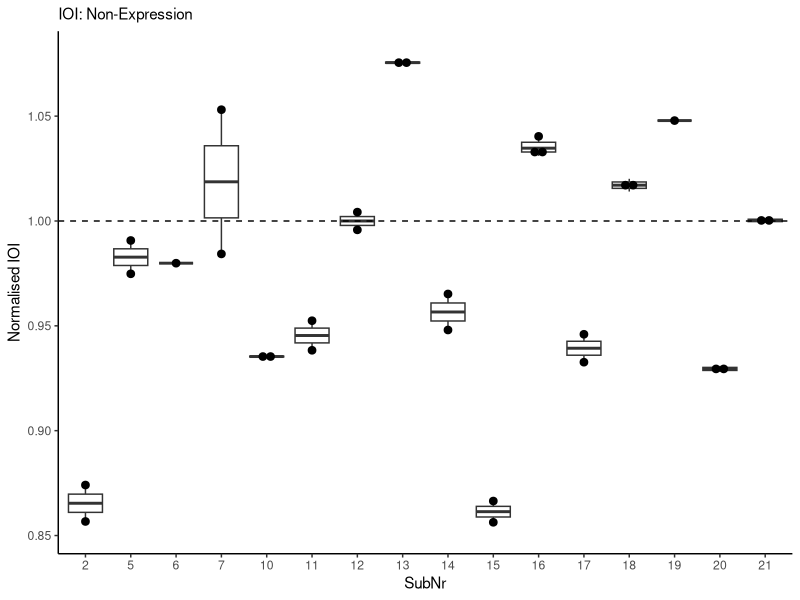
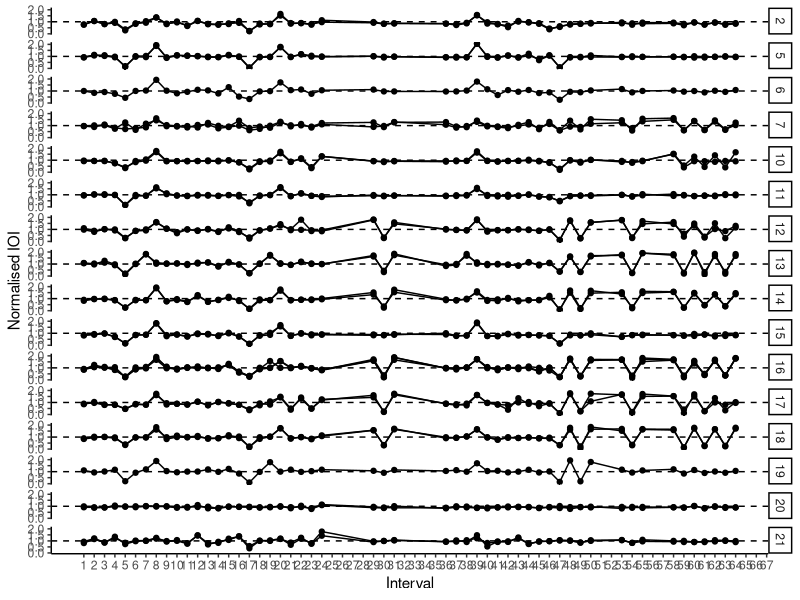
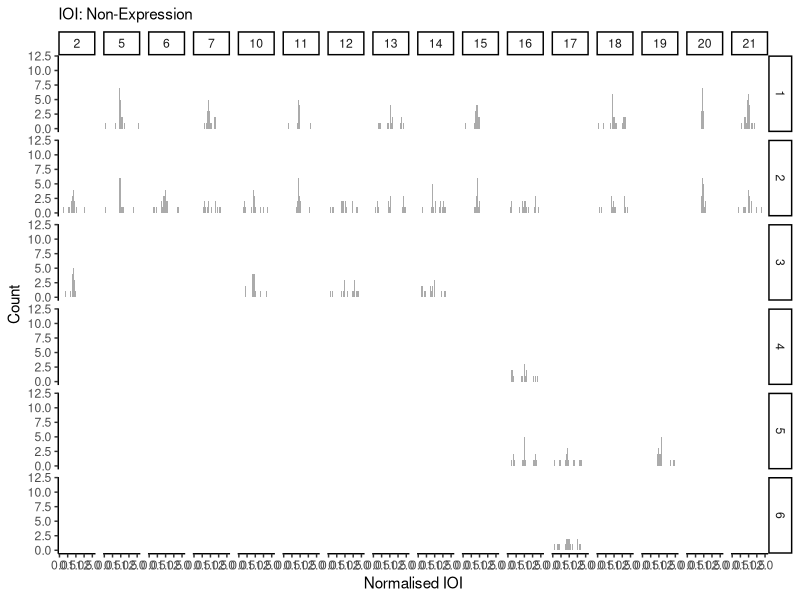
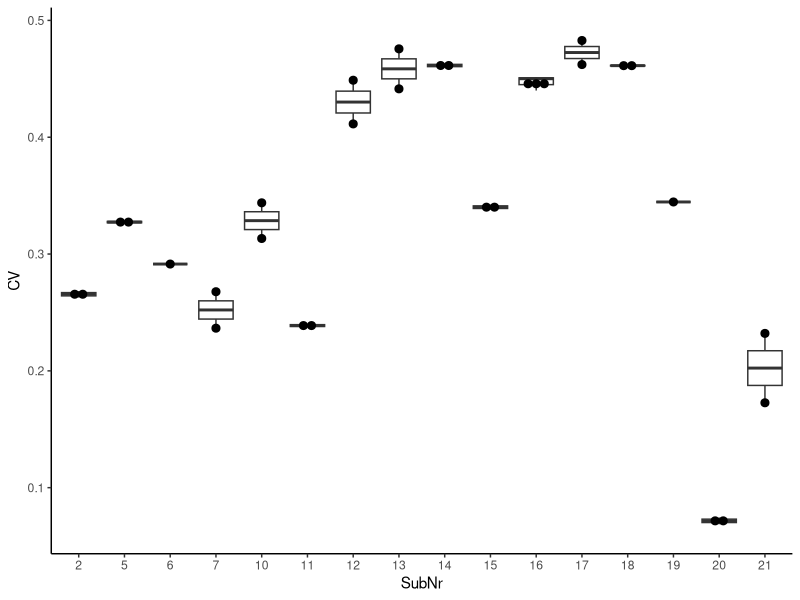

The R source for these figures, in order:
## ---- chunk 1
# packages
# data manipulation
if (!require("data.table")) {install.packages("data.table"); require("data.table")}
# plot
if (!require("ggplot2")) {install.packages("ggplot2"); require("ggplot2")}

# ggplots
theme_set(theme_classic())
theme_update(legend.position = "bottom")
## ---- chunk 2
dt_ioi <- fread("./preprocessor/filtered/data_offset.csv", header = T, sep = ",", dec = ".") # read a filtered csv

# SubNr as a factor
dt_ioi$SubNr <- as.factor(dt_ioi$SubNr)

# assign RowNr
dt_ioi$RowNr <- rep(1:72, nrow(dt_ioi)/72)
## ---- chunk 3
# calculate normIOIs
dt_ioi$IOI <- diff(c(0, dt_ioi$TimeStamp))

# convert bpm to ms
dt_ioi[Tempo == 120]$Tempo <- 250
dt_ioi[Tempo == 110]$Tempo <- 273
dt_ioi[Tempo == 100]$Tempo <- 300

# normalise IOIs
dt_ioi$normIOI <- dt_ioi$IOI/dt_ioi$Tempo

# remove the first note
dt_ioi <- dt_ioi[RowNr != 1]

# assign Interval
dt_ioi$Interval <- rep(1:71, nrow(dt_ioi)/71)

# remove irrelevant intervals
ls_irrelevant <- list(c(25:28), c(32:35), c(51:52), c(56:57), c(65:71))
dt_ioi$EighthNote <- "Yes"

for (phrase in 1:length(ls_irrelevant)){
  for (note in 1:length(ls_irrelevant[[phrase]])){
    dt_ioi[Interval == ls_irrelevant[[phrase]][note]]$EighthNote <- "No"
  }
}
## ---- chunk 4
# For each individual
ioi <- dt_ioi[EighthNote == "Yes", .(N = length(normIOI), Mean = mean(normIOI), SD = sd(normIOI)), by = .(SubNr)]
print(ioi)
## ---- chunk 5
ioi_trial <- dt_ioi[EighthNote == "Yes", .(N = length(normIOI), Mean = mean(normIOI), SD = sd(normIOI)), by = .(SubNr, TrialNr)]

p_ioi <- ggplot(data = ioi_trial, aes(x = SubNr, y = Mean)) +
  geom_boxplot() +
  geom_dotplot(binaxis = 'y', stackdir = 'center', dotsize = 0.5) +
  geom_hline(yintercept = 1, linetype = "dashed") + # Tempo
  labs(y = "Normalised IOI", subtitle = "IOI: Non-Expression")
p_ioi
## ---- chunk 6
# For each individual
ioi_seq <- dt_ioi[EighthNote == "Yes", .(N = length(normIOI), Mean = mean(normIOI)), by = .(SubNr, TrialNr, Interval)]

p_ioi_seq <- ggplot(data = ioi_seq, aes(x = Interval, y = Mean, group = TrialNr)) +
  geom_line() +
  geom_point() +
  geom_hline(yintercept = 1, linetype = "dashed") + # Tempo
  facet_grid(SubNr ~ .) +
  labs(x = "Interval", y = "Normalised IOI") + scale_x_continuous(breaks=seq(1,71,1))
p_ioi_seq
## ---- chunk 7
p_ioi_dis <- ggplot(dt_ioi[EighthNote == "Yes"], aes(x = normIOI)) +
  geom_histogram(binwidth = .02, alpha = .5, position = "identity") +
  facet_grid(TrialNr ~ SubNr) +
  labs(x = "Normalised IOI", y = "Count", subtitle = "IOI: Non-Expression")
p_ioi_dis
## ---- chunk 8
# Group mean
ioi_all <- ioi[, .(N = length(Mean), Mean = mean(Mean), SD = sd(Mean))]
print(ioi_all)
## ---- chunk 9
excluded_ioi <- ioi_trial[Mean < ioi_all$Mean+3*ioi_all$SD & Mean > ioi_all$Mean-3*ioi_all$SD]
print(excluded_ioi)
## ---- chunk 10
# for each participant
cv <- dt_ioi[EighthNote == "Yes", .(N = length(normIOI), CV = sd(normIOI)/mean(normIOI)) , by = .(SubNr)]
cv
## ---- chunk 11
cv_trial <- dt_ioi[EighthNote == "Yes", .(N = length(normIOI), CV = sd(normIOI)/mean(normIOI)) , by = .(SubNr, TrialNr)]

p_cv_box <- ggplot(cv_trial, aes(x = SubNr, y = CV)) +
  geom_boxplot() +
  geom_dotplot(binaxis = 'y', stackdir = 'center', dotsize = 0.5)
p_cv_box
## ---- chunk 12
# for all
cv_all <- cv[, .(N = length(CV), Mean = mean(CV), SD = sd(CV))]
print(cv_all)
## ---- chunk 13
excluded_cv <- cv_trial[CV < cv_all$Mean+3*(cv_all$SD) & CV > cv_all$Mean-3*cv_all$SD]
print(excluded_cv)
## ---- chunk 14
fwrite(excluded_cv, "./offset_valid.csv")
